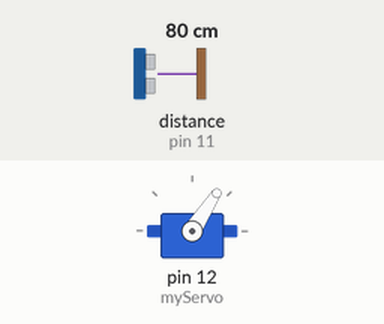
Simulated run of this sketch. Board: Arduino Uno, built with avr-gcc and run on an emulated ATmega328P. Shown: servo. Wiring (inferred from the names in the program): ultrasonic range finder: trigger pin 10; echo pin 11. The test bench sets the inputs (shaded band); at power-on: distance to the obstacle (sensor on pin 11) 80 cm. The echo pulse lasts 58.3 µs per cm; what the sketch prints to the serial monitor is not drawn.

Above: at 1.2 s.
1.3 s: distance to the obstacle (sensor on pin 11) set to 2 cm
At 2.2 s:
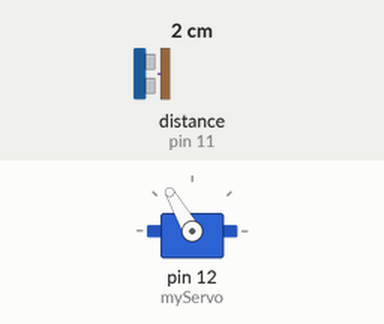
4.3 s: distance to the obstacle (sensor on pin 11) set to 250 cm
At 4.9 s:
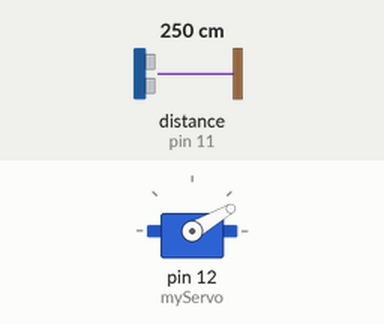
7.3 s: distance to the obstacle (sensor on pin 11) set to 9 cm
At 8.0 s:
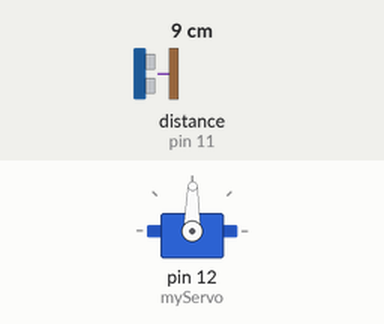
10.3 s: distance to the obstacle (sensor on pin 11) set to 299 cm
Timing chart, 0 to 14.3 s (numbered marks = the images above; inputs shaded):
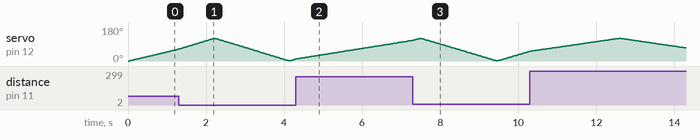

The sketch:

sketch_sep30a.ino
```cpp
// Includes the Servo library
#include <Servo.h>.
// Defines Tirg and Echo pins of the Ultrasonic Sensor
const int trigPin = 10;
const int echoPin = 11;
// Variables for the duration and the distance
long duration;
int distance;
Servo myServo; // Creates a servo object for controlling the servo motor

int pos = 0;

void setup() {
  Serial.begin(9600);
  pinMode(trigPin, OUTPUT); // Sets the trigPin as an Output
  pinMode(echoPin, INPUT); // Sets the echoPin as an Input
  myServo.attach(12); // Defines on which pin is the servo motor attached
}
void loop() {
  // rotates the servo motor from 15 to 165 degrees
  for(pos=0;pos<=120;pos++){
  myServo.write(pos);
  delay(15);
  distance = calculateDistance();// Calls a function for calculating the distance measured by the Ultrasonic sensor for each degree

  Serial.print(pos); // Sends the current degree into the Serial Port
  Serial.print(","); // Sends addition character right next to the previous value needed later in the Processing IDE for indexing
  Serial.print(distance); // Sends the distance value into the Serial Port
  Serial.print("."); // Sends addition character right next to the previous value needed later in the Processing IDE for indexing
  }
  // Repeats the previous lines from 165 to 15 degrees
  for(pos=120;pos>0;pos--){
  myServo.write(pos);
  delay(15);
  distance = calculateDistance();
  Serial.print(pos);
  Serial.print(",");
  Serial.print(distance);
  Serial.print(".");
  }
}
// Function for calculating the distance measured by the Ultrasonic sensor
int calculateDistance(){

  digitalWrite(trigPin, LOW);
  delayMicroseconds(2);
  // Sets the trigPin on HIGH state for 10 micro seconds
  digitalWrite(trigPin, HIGH);
  delayMicroseconds(10);
  digitalWrite(trigPin, LOW);
  duration = pulseIn(echoPin, HIGH); // Reads the echoPin, returns the sound wave travel time in microseconds
  distance= duration*0.034/2;
  return distance;
}
```

Measured:
- by itself, servo on pin 12 (myServo): rises from 51° to 120° in 2.3 s, then falls to 69° in 1.7 s
